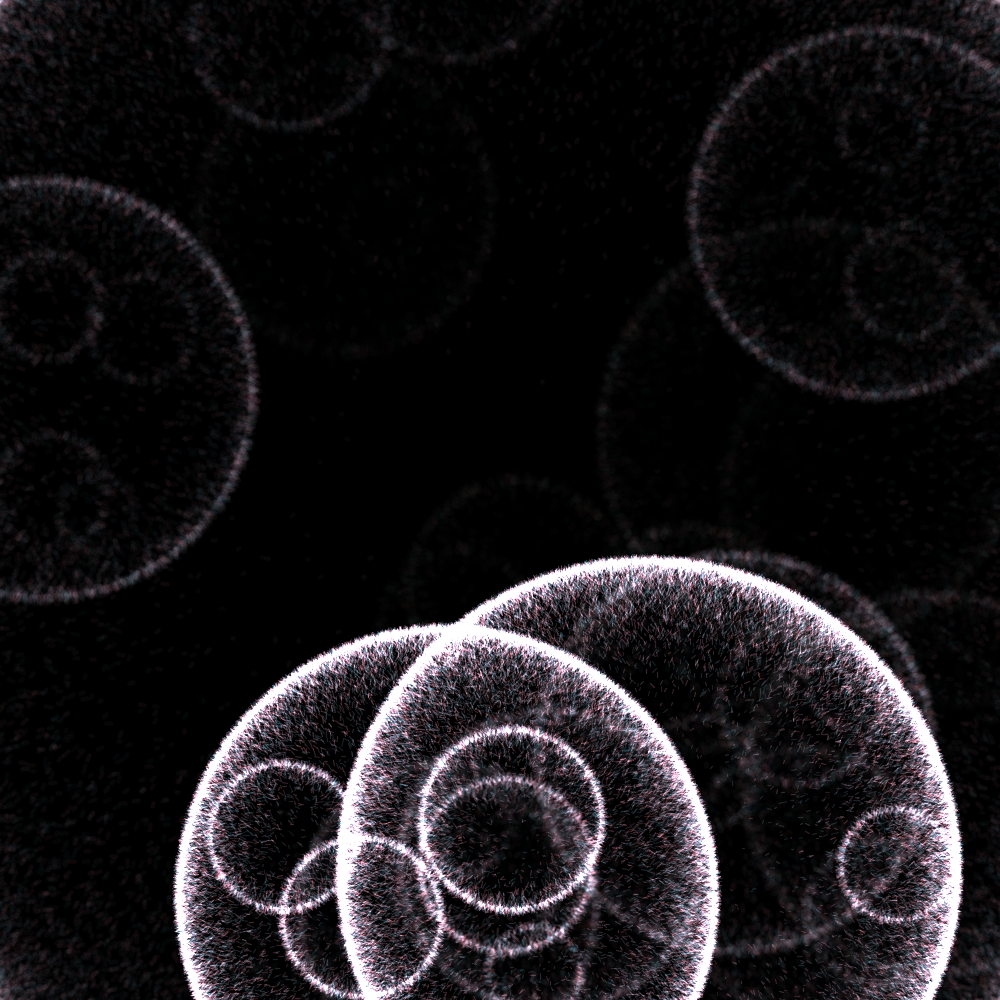
Frame 1 (no input)
Frame 60 (the mouse pressed at the canvas centre just before this capture): identical to frame 1, image omitted
Frame 120 (the mouse held since frame 60 and released just before this capture): identical to frame 1, image omitted

The Processing sketch that drew this single still picture (run headless with seeded random() and noise(); from frame 60 on, the mouse is pressed at the canvas centre):

// Processing sketch: random_circle
// ── random_circle.pde

void setup() {
  size(1000, 1000);
  colorMode(RGB, 255, 255, 255);
  noStroke();
  drawAll();
}

void drawCircle(float x, float y, float r, float strength) {
  if(r < 10 || strength < 0.01) {
    return;
  }
  
  pushStyle();
  pushMatrix();
  
  translate(x, y);
  blendMode(256);
  fill(0, 0, 0);
  ellipse(0, 0, r * 2, r * 2);
  
  int ciliumCount = floor(PI * r * r * strength * 0.2);
  blendMode(ADD);
  for(int i=0; i < ciliumCount; i++) {
    stroke(random(60, 240), 130, 150, random(50, 80) * strength);
    strokeWeight(1 + pow(0.30, strength * 3.00) * 7.0);
    
    float ang = random(TWO_PI);
    float d = (1 - random(1) * random(1) * random(1) * random(1)) * r;
    float dang = random(-1, +1) * PI / 2 * 0.5;
    float len = random(1, 3) * d / r * 3.0;
    line(
      cos(ang) * d, sin(ang) * d,
      cos(ang) * d + cos(ang + dang) * len,
      sin(ang) * d + sin(ang + dang) * len
    );
  }
  
  popMatrix();
  popStyle();
  
  int innerCount = floor(r / 30 * random(0.5, 1));
  for(int i=0; i < innerCount; i++) {
    float ang = random(TWO_PI);
    float subr = random(0.1, 0.3) * r;
    float d = (1 - random(1) * random(1)) * (r - subr);
    drawCircle(
      x + cos(ang) * d,
      y + sin(ang) * d,
      subr,
      strength * random(0.1, 1.0)
    );
  }
}

void drawAll() {
  background(0);
  drawCircle(
    width / 2, height / 2,
    dist(0, 0, width / 2, height / 2),
    0.2
  );
  
  int count = floor(random(1, 4));
  for(int i=0; i < count; i++) {
    drawCircle(
      random(width), random(height),
      random(100, 400),
      1.0
    );
  }
}

void mousePressed() {
  drawAll();
}

void draw() {}
